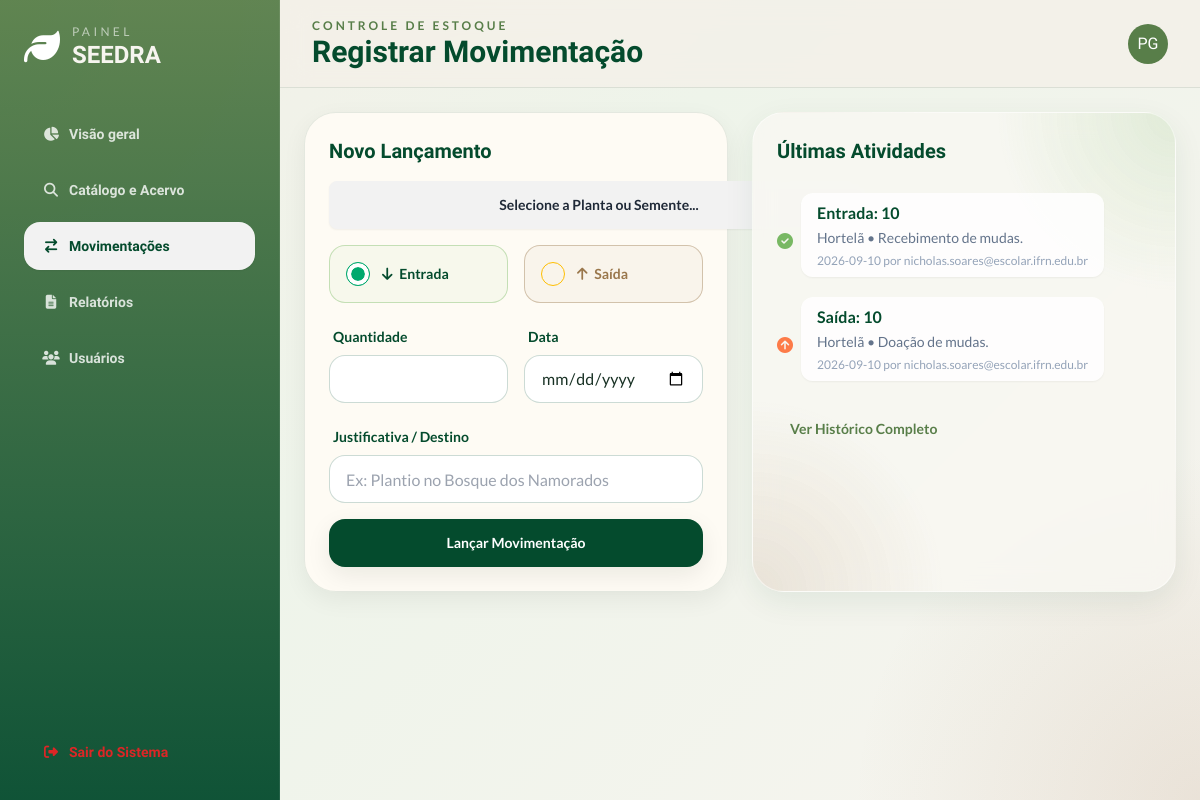
Screenshot of /movimentacao (signed in) with the database file from the repository.
### models.py (models this page shows, shortened)
class Movimentacao(db.Model):
    __tablename__='movimentacao'
    id = db.Column(db.Integer, primary_key = True)
    id_item = db.Column(db.Integer, db.ForeignKey("items.id"), nullable = False)
    data_move = db.Column(db.Date, nullable = False)
    Typ = db.Column(db.String(10), nullable = False)
    quantidade = db.Column(db.Integer, nullable = False)
    justificativa = db.Column(db.Text, nullable = False)
    operador = db.Column(db.String(40), nullable = False)
    item = db.relationship('Item', back_populates = 'movimentacoes', lazy = True)

class Item(db.Model):
    __tablename__= 'items'
    id = db.Column(db.Integer, primary_key = True)
    nome = db.Column(db.String(50), nullable = False, unique = True)
    quantidade = db.Column(db.Integer, nullable = False, default = 0)
    n_cientifico = db.Column(db.String(50), nullable = False , unique = True)
    categoria = db.Column(db.String(20), nullable = False)
    deficit_limit = db.Column(db.Integer, nullable = False, default = 0)
    obs = db.Column(db.Text)
    data_cadastro = db.Column(db.Date, nullable = False)
    movimentacoes = db.relationship('Movimentacao', back_populates = 'item', lazy = True)

### app.py (the view, shortened to what this page needs)
@app.route('/movimentacao', methods = ['GET', 'POST'])
@login_required
def movimentacao():
    itens = Item.query.order_by(Item.nome).all()
    movimentacoes = Movimentacao.query.all()
    if movimentacoes:
        return render_template('movimentacao.html',itens=itens, movimentacoes=movimentacoes)
    else:
       flash("Nenhuma movimentação encontrada!")
       return render_template('movimentacao.html',itens=itens)

### controllers/login.py (called while the page is built)
def login_required(f):
  @wraps(f)
  def decorated_function(*args, **kwargs):
      if 'usuarios_id' not in session:
         flash("Faça login primeiro!", 'erro')
         return redirect(url_for('login.login'))
      return f(*args, **kwargs)
  return decorated_function

### templates/movimentacao.html (shortened to what this page needs)
{% extends 'base.html' %}
{% set page_id = 'movimentacoes'%}
{% block header_subtitle %}Controle de Estoque{% endblock %}
{% block header_title %}Registrar Movimentação{% endblock %}
{% block content %}
<div class="grid grid-cols-1 lg:grid-cols-2 gap-6">
    <div class="soft-card rounded-[2rem] p-6 self-start">
        <h3 class="text-xl font-extrabold text-seedra-leafDark mb-4">Novo Lançamento</h3>
        <form action="{{ url_for('movimentacao') }}" method="POST" class="space-y-4 font-lato">
            <div class="relative inline-block w-[540px]">
                <button id="btn_lista_planta" type="button" class="btn w-full">
                    <span id="span_planta">Selecione a Planta ou Semente...</span>
                </button>
            </div>
            <div class="grid grid-cols-2 gap-4 my-4">
                <label class="label cursor-pointer justify-start gap-3 p-4 rounded-2xl border border-seedra-leafLight/40 bg-seedra-leafLight/5 hover:bg-seedra-leafLight/10 transition">
                    <input type="radio" name="tipo_mov" value="Entrada" class="radio radio-success" checked />
                    <span class="label-text font-bold text-seedra-leafDark"><i class="fa-solid fa-arrow-down mr-1"></i> Entrada</span>
                </label>
                <label class="label cursor-pointer justify-start gap-3 p-4 rounded-2xl border border-seedra-seedBrown/40 bg-seedra-seedBrown/5 hover:bg-seedra-seedBrown/10 transition">
                    <input type="radio" name="tipo_mov" value="Saída" class="radio radio-warning" />
                    <span class="label-text font-bold text-seedra-seedBrown"><i class="fa-solid fa-arrow-up mr-1"></i> Saída</span>
                </label>
            </div>
            <div class="grid grid-cols-2 gap-4">
                <div class="form-control">
                    <label class="label"><span class="label-text font-bold text-seedra-leafDark">Quantidade</span></label>
                    <input type="number" name="quantidade" class="input input-bordered rounded-2xl bg-white border-seedra-leafDark/20" required />
                </div>
                <div class="form-control">
                    <label class="label"><span class="label-text font-bold text-seedra-leafDark">Data</span></label>
                    <input type="date" name="data_move" class="input input-bordered rounded-2xl bg-white border-seedra-leafDark/20" required />
                </div>
            </div>
            <div class="form-control">
                <label class="label"><span class="label-text font-bold text-seedra-leafDark">Justificativa / Destino</span></label>
                <input type="text" name="justificativa" class="input input-bordered rounded-2xl bg-white border-seedra-leafDark/20" placeholder="Ex: Plantio no Bosque dos Namorados" required />
            </div>
            <button type="submit" class="btn btn-block rounded-2xl border-0 bg-seedra-leafDark hover:bg-seedra-leafMid text-white mt-4 shadow-card">Lançar Movimentação</button>
        </form>
    </div>
    <div class="glass-card rounded-[2rem] p-6 h-full bg-organic">
        <h3 class="text-xl font-extrabold text-seedra-leafDark mb-6">Últimas Atividades</h3>
        <ul class="timeline timeline-vertical timeline-compact font-lato">
            {% for mov in movimentacoes %}
                <li>
                    <div class="timeline-middle text-seedra-leafLight"><i class="{% if mov.Typ == 'Entrada' %}fa-solid fa-circle-check {% else %} fa-solid fa-circle-arrow-up text-[#FF4500]/70 {% endif %}"></i></div>
                    <div class="timeline-end timeline-box bg-white/80 border-0 shadow-sm rounded-xl mb-4 ml-2">
                        <span class="font-bold text-seedra-leafDark block">{{mov.Typ}}: {{mov.quantidade}}</span>
                        <span class="text-sm text-slate-500">{{mov.item.nome}} • {{mov.justificativa}}</span>
                        <p class="text-xs text-slate-400 mt-1">{{mov.data_move}} por {{mov.operador}}</p>
                    </div>
                </li>
            {% endfor %}
        </ul>
        <a href="#" class="btn btn-ghost btn-sm text-seedra-leafMid mt-4 font-lato">Ver Histórico Completo</a>
    </div>
</div>
{% endblock %}

### static/css/style.css (style rules this page uses)
:root { --leaf-dark: #044b2d; --leaf-mid: #587e49; --leaf-light: #78b863; --seed-brown: #9a774c; --seed-sand: #ddd1ae; --seed-mist: #d9d6cc; --deep-forest: #001500; --stone: #888784; --cloud: #d9d9d9; --surface: rgba(249, 248, 243, 0.78); --surface-strong: rgba(255, 252, 246, 0.9); --line: rgba(4, 75, 45, 0.10); }
html, body { height: 100%; overflow: hidden; scroll-behavior: smooth; }
body { font-family: 'Balsamiq Sans', sans-serif; background: radial-gradient(circle at top left, rgba(120,184,99,0.18), transparent 20%), radial-gradient(circle at bottom right, rgba(154,119,76,0.14), transparent 24%), linear-gradient(135deg, #f4f0e8 0%, #eef4ea 40%, #f7f4ef 100%); color: #183124; }
.glass-card { background: var(--surface); border: 1px solid rgba(255,255,255,0.5); box-shadow: 0 10px 30px rgba(4,75,45,0.08); backdrop-filter: blur(12px); }
.soft-card { background: var(--surface-strong); border: 1px solid var(--line); box-shadow: 0 8px 24px rgba(0, 21, 0, 0.06); }

### rows the page displays
Movimentacao: Typ "Entrada", quantidade "10", item.nome "Hortelã", justificativa "Recebimento de mudas.", data_move "2026-09-10", operador "nicholas.soares@escolar.ifrn.edu.br"
Movimentacao: Typ "Saída", quantidade "10", item.nome "Hortelã", justificativa "Doação de mudas.", data_move "2026-09-10", operador "nicholas.soares@escolar.ifrn.edu.br"
